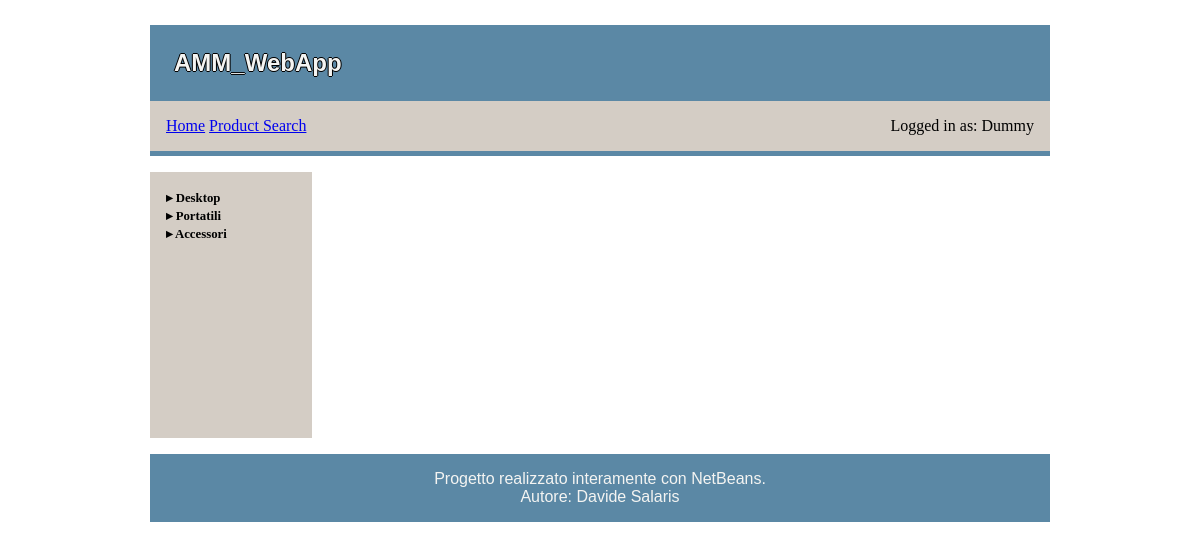
Before: / with the older database file.
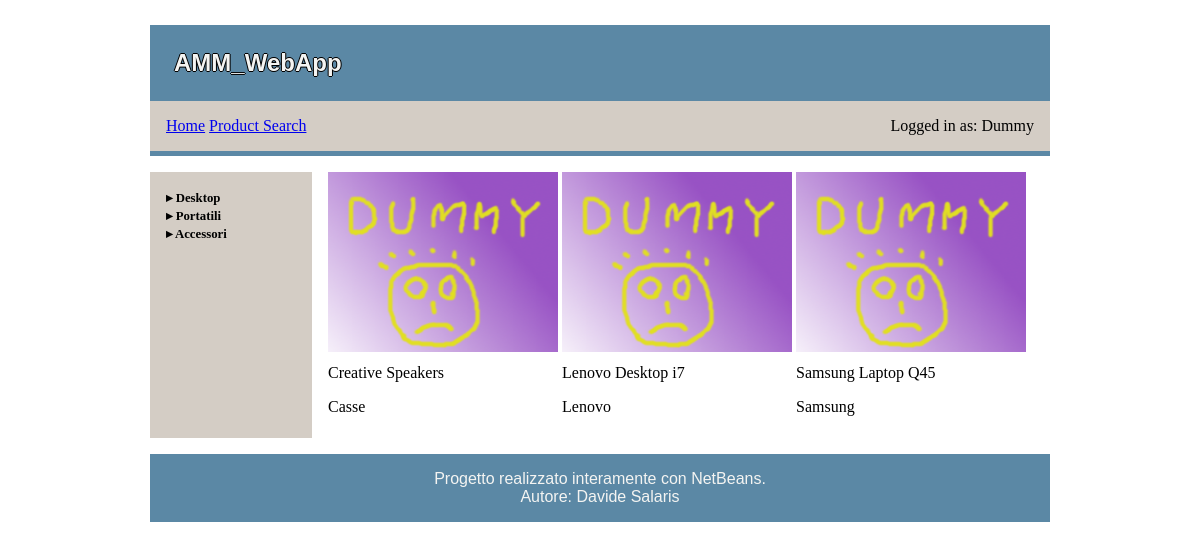
After: the same page with the newer database file.
### tables this page shows
CREATE TABLE `categories` (
  `id` int(11) NOT NULL AUTO_INCREMENT,
  `name` char(64) DEFAULT NULL,
  `parent_id` int(11) DEFAULT NULL,
  PRIMARY KEY (`id`),
  KEY `parent_id` (`parent_id`),
  CONSTRAINT `categories_ibfk_1` FOREIGN KEY (`parent_id`) REFERENCES `categories` (`id`) ON UPDATE CASCADE
);

CREATE TABLE `products` (
  `id` int(11) NOT NULL AUTO_INCREMENT,
  `name` char(128) DEFAULT NULL,
  `stock_qty` int(11) DEFAULT NULL,
  `category_id` int(11) DEFAULT NULL,
  `price` float DEFAULT NULL,
  `description` text,
  `picture` mediumblob,
  `disabled` tinyint(1) DEFAULT '0',
  PRIMARY KEY (`id`),
  KEY `category_id` (`category_id`),
  CONSTRAINT `products_ibfk_1` FOREIGN KEY (`category_id`) REFERENCES `categories` (`id`) ON UPDATE CASCADE
);

### controller/default.php (called while the page is built)
<?php
require_once __DIR__."/../view/ViewDescriptor.php";
require_once __DIR__."/../model/Category.php";
require_once __DIR__."/../model/Product.php";
$vd = new ViewDescriptor();
$categories = Category::getCategories();
$products = Product::getProducts();
$categoriesArray = Category::getCategoriesArray();
require_once __DIR__."/../view/master.php";

### view/ViewDescriptor.php (called while the page is built, shortened)
<?php
class ViewDescriptor {
    private $title;
    public function __construct()
    {
        $this->title = "AMM_WebApp";
    }
    public function getTitle() {
        return $this->title;
    }
}

### Database.php (called while the page is built, shortened)
<?php
abstract class Database {
    public static $mysqli;
    public static function safeStart()
    {
        if (!self::$mysqli)
        {
            self::$mysqli = new mysqli(
                    db_host,
                    db_user,
                    db_password,
                    db_name);
        }
        return self::$mysqli->connect_errno;
    }
}

### model/Category.php (called while the page is built, shortened)
<?php
class Category {
    private $id;
    private $name;
    private $children;
    private function __construct($data)
    {
        $this->id = $data["id"];
        $this->name = $data["name"];
    }
    public static function &getCategories($top = 1, $result = null)
    {
        if (is_null($result))
        {
            include_once __DIR__."/../Database.php";
            $query = "SELECT * FROM categories;";
            $result_mysqli = Database::$mysqli->query($query);
            $result = $result_mysqli->fetch_all(MYSQLI_ASSOC);
        }
        $return_array = null;
        foreach ($result as $row) {
            if ($row["parent_id"] == $top)
            {
                $temp = new Category($row);
                $temp->children = self::getCategories($temp->id, $result);
                $return_array[] = $temp;
            }
        }
        return $return_array;
    }
    public static function &getCategoriesArray()
    {
        include_once __DIR__."/../Database.php";
        $query = "SELECT * FROM categories;";
        $result_mysqli = Database::$mysqli->query($query);
        $result = $result_mysqli->fetch_all(MYSQLI_ASSOC);
        $return_array = null;
        foreach ($result as $row)
        {
            $return_array[] = new Category($row);
        }
        return $return_array;
    }
    public function getId() {
        return $this->id;
    }
    public function getName() {
        return $this->name;
    }
    public function getChildren() {
        return $this->children;
    }
}

### model/Product.php (called while the page is built, shortened)
<?php
class Product {
    private $name;
    private function __construct($data)
    {
        $this->name = $data->name;
    }
    public static function &getProducts($disabled = 0)
    {
        if (!$disabled) { $disabled_string = " WHERE disabled=false"; }
        else { $disabled_string = "";}
        include_once __DIR__."/../Database.php";
        $return_array = array();
        $query = "SELECT"
                . " id,"
                . " name,"
                . " stock_qty,"
                . " category_id,"
                . " price,"
                . " description,"
                . " disabled"
                . " FROM products"
                . $disabled_string
                . ";";
        $result = Database::$mysqli->query($query);
        while ($row = $result->fetch_object()) {
            $return_array[] = new Product($row);
        }
        return $return_array;
    }
    public function getName() {
        return $this->name;
    }
}

### view/default/leftPanelFile.php (the view)
<?php
function printCatArray($catArray)
{
    $string = "<ul class=\"collapsible\">\n";
    foreach ($catArray as $category)
    {
        $string .= printCat($category);
    }
    $string .= "</ul>\n";
    return $string;
}
function printCat($cat)
{
        $string = "<li>\n";
        $labelString = "<label for=\"cat".$cat->getId()."\">\n";
        $labelString .= $cat->getName()."\n";
        $labelString .= "</label>\n";
        if (count($cat->getChildren()))
        {
            $string .= "<input id=\"cat".$cat->getId()."\" type=\"checkbox\""
                    . "checked>\n";
            $string .= $labelString;
            $string .= printCatArray($cat->getChildren());
        }
        else
        {
            $string .= $labelString;
        }
        $string .= "</li>\n";
        return $string;
}
?>
<?= printCatArray($categories) ?>

### index.php (shortened to what this page needs)
<?php
require_once __DIR__."/view/ViewDescriptor.php";
switch ($_REQUEST["page"]) {
    default:
        require_once __DIR__."/controller/default.php";
        break;
}

### view/master.php (shortened to what this page needs)
<!DOCTYPE html>
<html>
    <head>
        <link href="css/style.css" rel="stylesheet" type="text/css"
              media="screen">
    </head>
    <body>
        <div id="page">
            <header id="header">
                <?php
                    $headerFile = $vd->getHeaderFile();
                    require $headerFile;
                ?>
            </header>
            <div id="top-panel">
                <nav id="top-panel-nav">
                <?php
                    $topPanelNavFile = $vd->getTopPanelNavFile();
                    require $topPanelNavFile;
                ?>
                </nav>
                <div id="top-panel-user">
                <?php
                    $topPanelUserFile = $vd->getTopPanelUserFile();
                    require $topPanelUserFile;
                ?>
                </div>
            </div>
            <div id="left-panel">
                <?php
                    $leftPanelFile = $vd->getLeftPanelFile();
                    require $leftPanelFile;
                ?>
            </div>
            <div id="content">
                <?php
                    $contentFile = $vd->getContentFile();
                    require $contentFile;
                ?>
            </div>
            <footer id="footer">
                <?php
                    $footerFile = $vd->getFooterFile();
                    require $footerFile;
                ?>
            </footer>
        </div>
    </body>
</html>

### view/default/headerFile.php (shortened to what this page needs)
<p id="logo"><?= $vd->getTitle() ?></p>

### view/default/topPanelNavFile.php (shortened to what this page needs)
<ul id="nav-list">
    <li class="nav-list-active"><a href="./">Home</a></li>
    <li class="nav-list-inactive"><a href="./search">Product Search</a></li>
</ul>

### view/default/topPanelUserFile.php (shortened to what this page needs)
<p>Logged in as: Dummy</p>

### view/default/contentFile.php (shortened to what this page needs)
<ul id="products-list">
    <?php
    for($i=0;$i < count($products); $i++)
    {
        $string = "<li";
        $string .= ">\n";
        $string .= "<img src=\"images/dummy.png\" alt=\"".$products[$i]->getName()
                ." IMAGE\" width=\"230\" height=\"180\">\n";
        $string .= "<p class=\"product-name\">".$products[$i]->getName()."</p>\n";
        foreach($categoriesArray as $category)
        {
            if ($category->getId() == $products[$i]->getCategory_id())
            {
                $catName = $category->getName();
                break;
            }
        }
        $string .= "<p class=\"product-category\">$catName</p>\n";
        $string .= "</li>\n";
        echo $string;
    }
    ?>
</ul>

### view/default/footerFile.php (shortened to what this page needs)
<p id="footer-text">
    Progetto realizzato interamente con NetBeans.<br/>
    Autore: Davide Salaris<br/>
</p>

### css/style.css (style rules this page uses)
@media only screen and (min-width: 1024px) { #page { width: 900px; margin-left: auto; margin-right: auto; margin-top: 25px; margin-bottom:25px; } }
@media only screen and (min-width: 1024px) { #logo { margin: 0; padding: 1em; background-color: #5B88A5; color: #F4F4F2; text-shadow: -1px 0 black, 0 1px black, 1px 0 black, 0 -1px black; font-family: Verdana, sans-serif; font-weight: bold; font-size: 1.5em; } }
@media only screen and (min-width: 1024px) { #top-panel { clear: both; width: 100%; } }
@media only screen and (min-width: 1024px) { #top-panel-nav { display: inline-block; width: 70%; float: left; background-color: #D4CDC5; border-bottom: thick solid #5B88A5; } }
@media only screen and (min-width: 1024px) { #nav-list { padding-left: 1em; } }
@media only screen and (min-width: 1024px) { #nav-list li { display: inline; } }
@media only screen and (min-width: 1024px) { #top-panel-user { text-align: right; display: inline-block; width: 30%; float: right; clear: right; background-color: #D4CDC5; border-bottom: thick solid #5B88A5; } }
@media only screen and (min-width: 1024px) { #top-panel-user p { padding-right: 1em; } }
@media only screen and (min-width: 1024px) { #left-panel { display: inline-block; width: 18%; float: left; } }
@media only screen and (min-width: 1024px) { #content { display: inline-block; width: 82%; clear: right; } }
@media only screen and (min-width: 1024px) { #products-list { margin: 0; padding-top: 1em; padding-left: 1em; padding-right: 1em; list-style-type: none; } }
@media only screen and (min-width: 1024px) { #products-list > li { display: inline-block; text-align: left; } }
@media only screen and (min-width: 1024px) { .product-name { margin: 0; padding-top: 0.5em; padding-bottom: 0.5em; } }
@media only screen and (min-width: 1024px) { .product-category { margin: 0; padding-top: 0.5em; padding-bottom: 0.5em; } }
@media only screen and (min-width: 1024px) { #footer { width: 100%; clear: both; text-align: center; } }
@media only screen and (min-width: 1024px) { #footer-text { margin: 0; padding: 1em; background-color: #5B88A5; color: #F4F4F2; font-family: Verdana, sans-serif; } }
@media only screen and (min-width: 1024px) { ul.collapsible { padding-left: 1em; padding-top: 1em; min-height: 250px; background-color: #D4CDC5; list-style-type: none; } }
@media only screen and (min-width: 1024px) { ul.collapsible label { font-size: 0.8em; } }
@media only screen and (min-width: 1024px) { ul.collapsible > li > input[type="checkbox"] + label { font-weight: bold; } }
@media only screen and (min-width: 1024px) { ul.collapsible > li > input[type="checkbox"] + label:before { content: "\25be "; } }
@media only screen and (min-width: 1024px) { ul.collapsible > li > input[type="checkbox"]:checked + label:before { content: "\25b8 "; } }

Changed rows visible on the page:
added products: name "Creative Speakers", category.name "Casse"
added products: name "Lenovo Desktop i7", category.name "Lenovo"
added products: name "Samsung Laptop Q45", category.name "Samsung"
